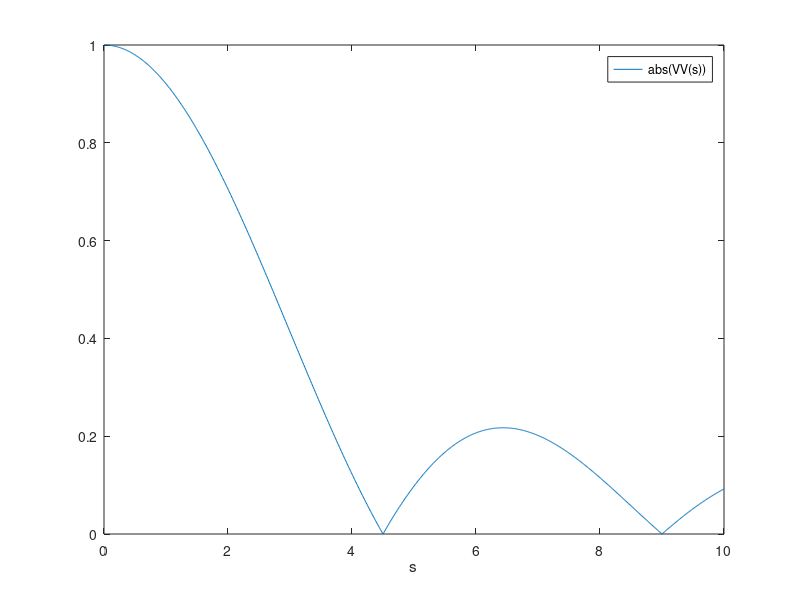

Write MATLAB code to recreate this figure.
% C4VISEX
% Visibility for an extended source.
% We have set Y'/X equal to s/Z
function C4VISEX;

a = 1;
Lamda = 0.0005;
Z = 9000;
s = 0.01:0.01:10;

VV = sin(pi*((a*s)/(Lamda*Z)))./(pi*((a*s)/(Lamda*Z)));

figure(1);
plot(s,abs(VV));
axis([0 10 0 1]);                  % PLOTS LIMITS                    
xlabel('s');
legend('abs(VV(s))')
